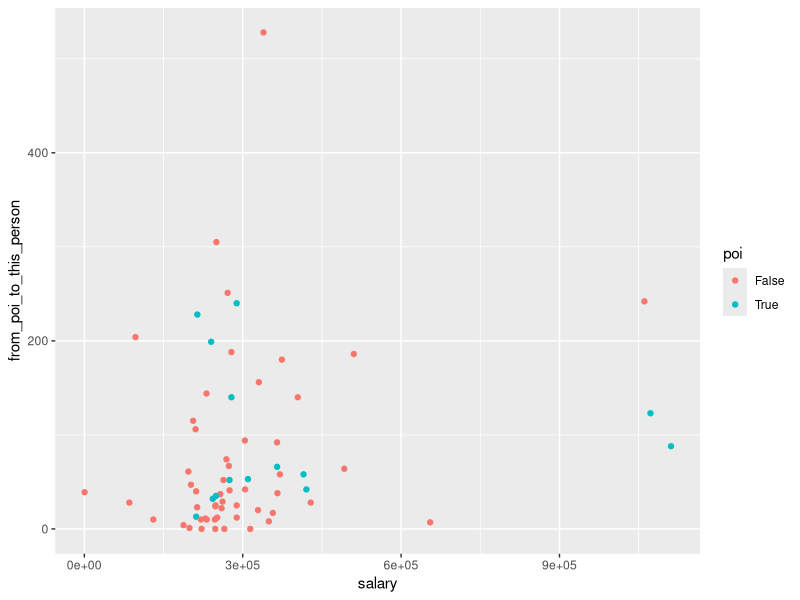
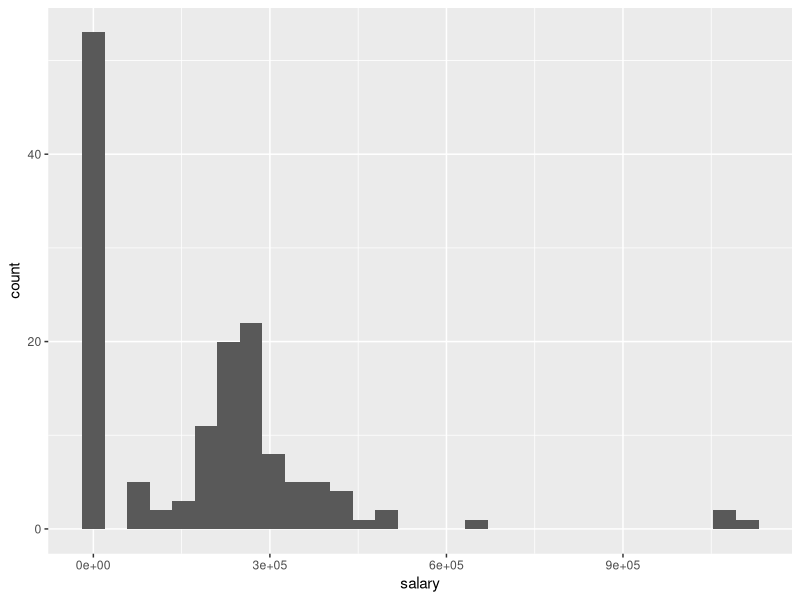
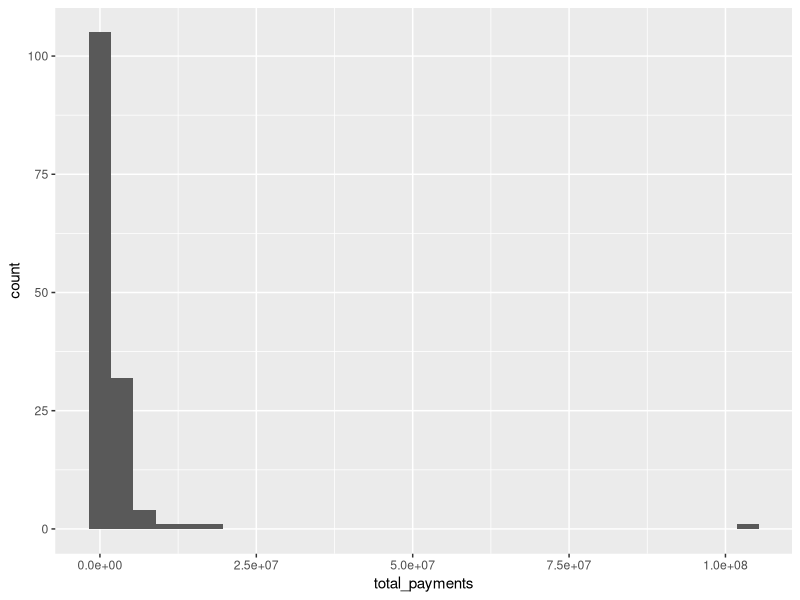
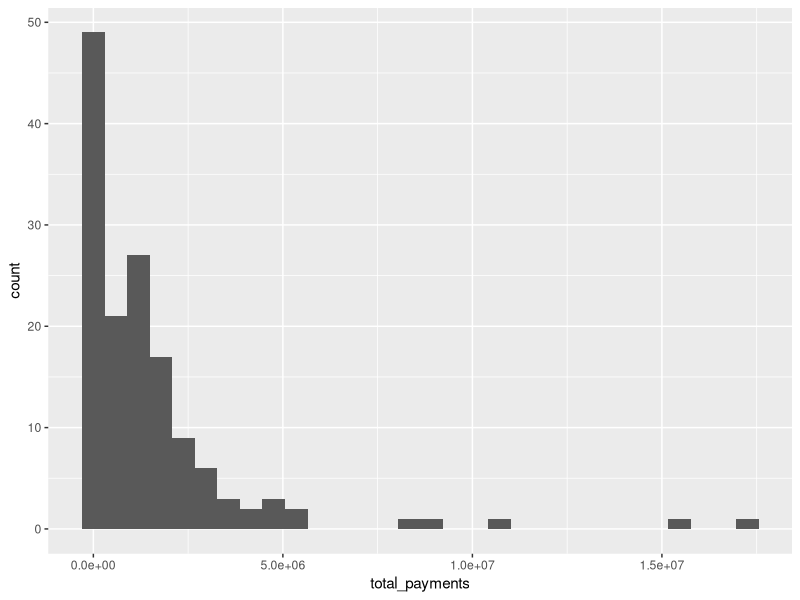
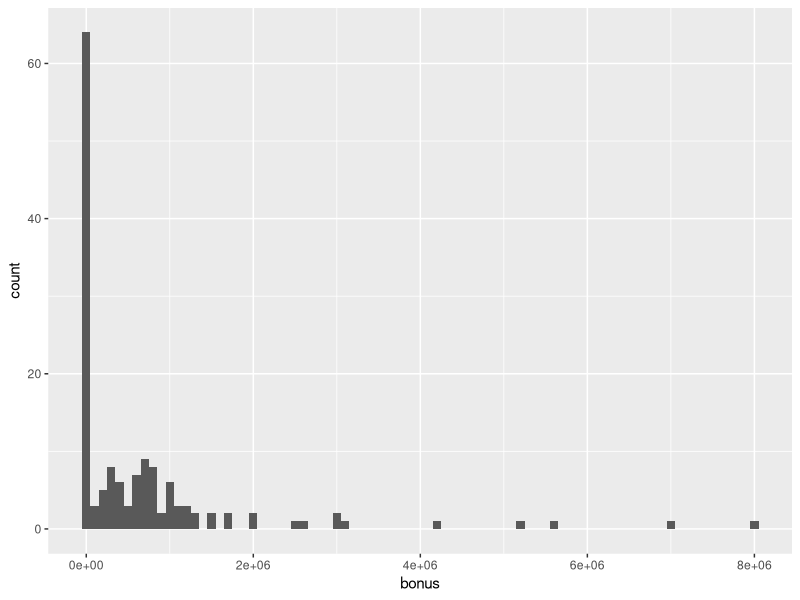
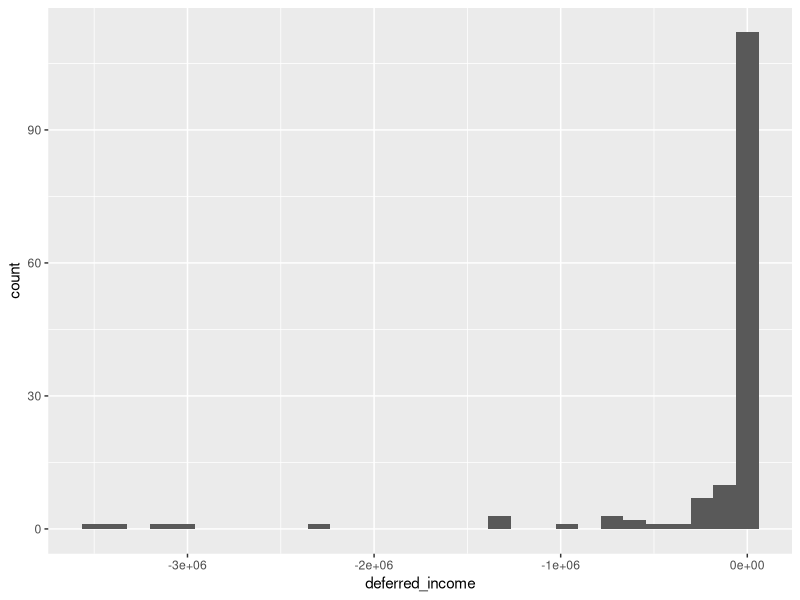
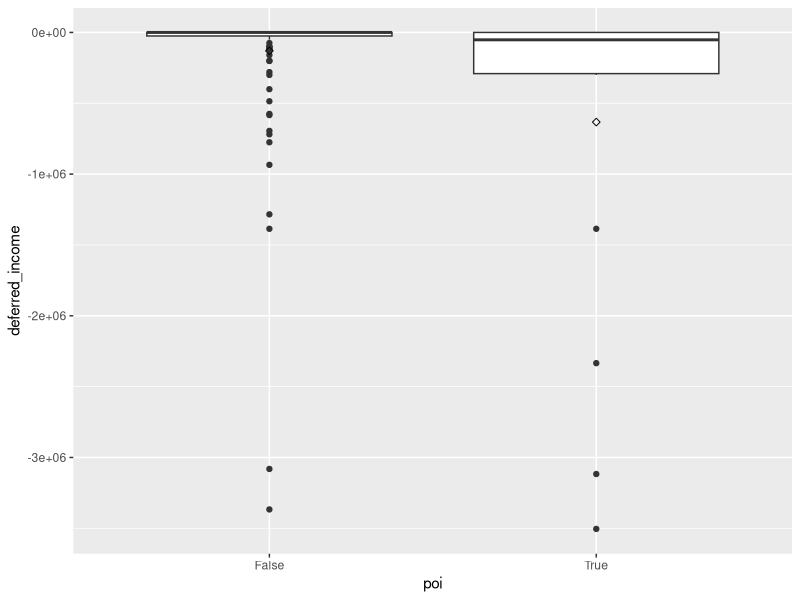
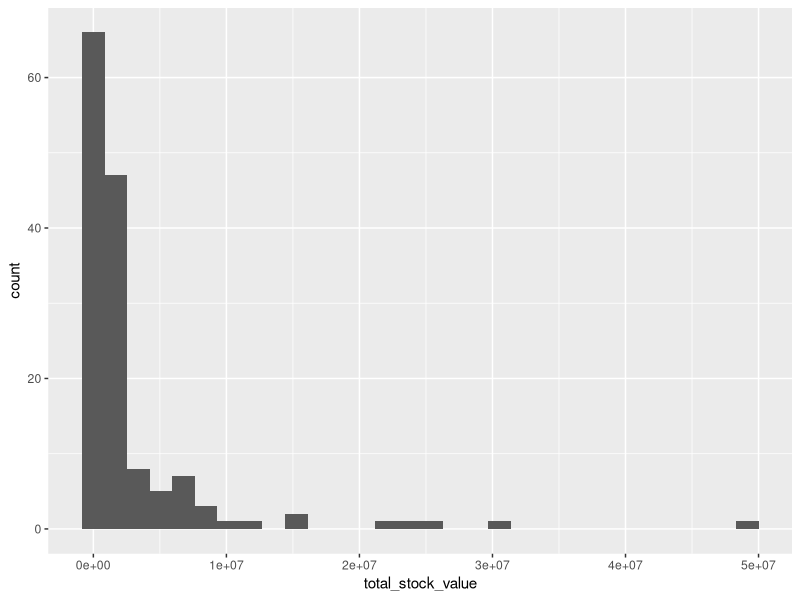

Reproduce these figures in R, in order. (Note: this script raises an error after producing the figures.)
## ---- chunk 1
setwd('~/DataAnalyst/Projects/DataAnalystND_Project_5/final_project/')
enron = read.csv('final_project_data.csv')
enron <- subset(enron, name != 'TOTAL')
enron <- enron[-18]
library(ggplot2)
## ---- chunk 2
ggplot(enron, aes(salary, from_poi_to_this_person, color = poi)) +
  geom_point()
## ---- chunk 3
feature_stats <- data.frame(row.names = names(enron))
for (col in names(enron)) {
  feature_stats[col, 'notNaN'] <- nrow(subset(enron, enron[[col]] != 'NaN'))
  feature_stats[col, 'unique_values'] <- length(unique(enron[[col]]))
}
## ---- chunk 4
enron1 <- enron
enron1$poi <- as.integer(enron1$poi) - 1
View(cor(enron1[c(-1)], use = 'pairwise.complete.obs'))
## ---- chunk 5
names(enron)
enron <- enron[c(-4,-6,-12,-13,-15,-22)]
## ---- chunk 6
enron[is.na(enron)] <- 0
enron1 <- enron
enron1$poi <- as.integer(enron1$poi) - 1
View(cor(enron1[c(-1)], use = 'pairwise.complete.obs'))
## ---- chunk 7
summary(enron$poi)
## ---- chunk 8
ggplot(enron, aes(salary)) +
  geom_histogram()
## ---- chunk 9
summary(enron$total_payments)
ggplot(enron, aes(total_payments)) +
  geom_histogram()

ggplot(subset(enron, total_payments < 9e+07), aes(total_payments)) +
  geom_histogram()
subset(enron, total_payments > 9e+07)$name
## ---- chunk 10
summary(enron$bonus)
ggplot(enron, aes(bonus)) +
  geom_histogram(binwidth = 100000)
subset(enron, bonus > 5e6)$name
## ---- chunk 11
summary(enron$deferred_income)
ggplot(enron, aes(deferred_income)) +
  geom_histogram()
ggplot(enron, aes(poi, deferred_income)) +
  geom_boxplot() +
  stat_summary(fun.y = mean, geom = 'point', shape = 5)

subset(enron, deferred_income < -2e6)$name
## ---- chunk 12
summary(enron$total_stock_value)
ggplot(enron, aes(total_stock_value)) +
  geom_histogram()
ggplot(enron, aes(total_stock_value)) +
  geom_histogram()
subset(enron, total_stock_value > 2e7)$name
## ---- chunk 13
summary(enron$expenses)
ggplot(enron, aes(expenses)) +
  geom_histogram()
## ---- chunk 14
summary(enron$long_term_incentive)
ggplot(enron, aes(long_term_incentive)) +
  geom_histogram()

subset(enron, long_term_incentive > 3e6)$name
## ---- chunk 15
summary(enron$to_messages)
ggplot(enron, aes(to_messages)) +
  geom_histogram()

subset(enron, to_messages > 1e4)$name
## ---- chunk 16
summary(enron$from_poi_to_this_person)
ggplot(enron, aes(from_poi_to_this_person)) +
  geom_histogram()

subset(enron, from_poi_to_this_person > 400)$name
## ---- chunk 17
summary(enron$from_messages)
ggplot(enron, aes(from_messages)) +
  geom_histogram()

subset(enron, from_messages > 4000)$name
## ---- chunk 18
summary(enron$from_this_person_to_poi)
ggplot(enron, aes(from_this_person_to_poi)) +
  geom_histogram()

subset(enron, from_this_person_to_poi > 300)$name
## ---- chunk 19
summary(enron$deferral_payments)
ggplot(enron, aes(deferral_payments)) +
  geom_histogram()

subset(enron, deferral_payments > 2e6)$name
## ---- chunk 20
summary(enron$restricted_stock_deferred)
ggplot(enron, aes(restricted_stock_deferred)) +
  geom_histogram()

subset(enron, restricted_stock_deferred > 1e7)$name
## ---- chunk 21
summary(enron$exercised_stock_options)
ggplot(enron, aes(exercised_stock_options)) +
  geom_histogram()

subset(enron, exercised_stock_options > 1e7)$name
## ---- chunk 22
summary(enron$other)
ggplot(enron, aes(other)) +
  geom_histogram()

subset(enron, other > 1e7)$name
